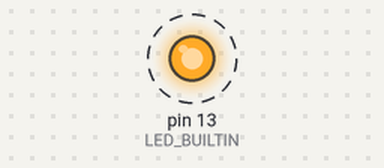
A sketch run on a simulated Arduino Uno, built with avr-gcc and run on an emulated ATmega328P. On the bench: output pins drawn as LEDs (lit = HIGH). Dashed ring = blinking. What the sketch prints to the serial monitor is not drawn.

Above: at 0.5 s.
Timing chart, 0 to 4.6 s (numbered marks = the images above):
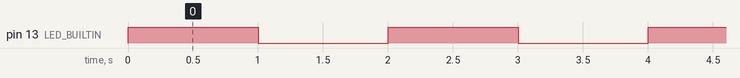

Measured:
- by itself, pin 13 (LED_BUILTIN): alternates HIGH for 1.0 s and LOW for 1.0 s

The sketch:

blink2.ino
```cpp
int mydelay = 1000 ;

void setup() {
  pinMode(LED_BUILTIN, OUTPUT);
  Serial.begin(115200);
}

void loop() {
  Serial.println("HIGH");
  digitalWrite(LED_BUILTIN, HIGH);
  delay(mydelay);

  Serial.println("LOW");
  digitalWrite(LED_BUILTIN, LOW);
  delay(mydelay);
}
```
